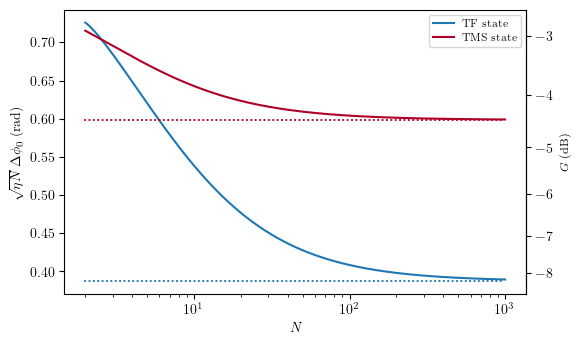

Python code for this plot:
import numpy as np
from qsipy import tfs, tms
from matplotlib import pyplot as plt

from matplotlib import rc

rc("font", **{"family": "serif", "serif": ["ECGaramond"]})
rc("text", usetex=True)

plt.rc("legend", fontsize=7.5)

red = "#B00028"


def cm_to_inch(value):
    return value / 2.54


def linear_to_db(x):
    return 20 * np.log10(x)


def db_to_linear(x):
    return 10 ** (x / 20)


width = cm_to_inch(15)
height = 0.6 * width


N_exp = np.linspace(np.log10(2), np.log10(1000), 200)
N = 10**N_exp
eta = 0.95

res_tf = np.sqrt(eta * N) * tfs.phase_uncertainty_at_optimal_phi_vhd(N, eta)
res_tms = np.sqrt(eta * N) * tms.phase_uncertainty_at_optimal_phi_vhd(N, eta)
res_tf_perfect = np.sqrt(eta * N) * tfs.phase_uncertainty_at_optimal_phi_vhd(N)
res_tms_perfect = np.sqrt(eta * N) * tms.phase_uncertainty_at_optimal_phi_vhd(N)

fig, ax = plt.subplots(figsize=(width, height))

ax.plot(N, res_tf, label="TF state", lw=1.5, color="tab:blue")
ax.plot(N, res_tms, label="TMS state", lw=1.5, color=red)
ax.plot(
    N,
    tfs.asymptotic_ratio_phase_uncertainty_to_SQL_at_optimal_phi_vhd(eta)
    * np.ones_like(N),
    color="tab:blue",
    lw=1.5,
    linestyle=(0, (0.1, 2)),
    dash_capstyle="round",
)
ax.plot(
    N,
    tms.asymptotic_ratio_phase_uncertainty_to_SQL_at_optimal_phi_vhd(eta)
    * np.ones_like(N),
    color=red,
    lw=1.5,
    linestyle=(0, (0.1, 2)),
    dash_capstyle="round",
)

ax.set_xscale("log")

ax.set_xlabel("$N$")
ax.set_ylabel("$\sqrt{\eta N} \, \Delta\phi_0$ (rad)")

secax_y = ax.secondary_yaxis("right", functions=(linear_to_db, db_to_linear))
secax_y.set_ylabel(r"$G$ (dB)", fontsize="small")

ax.legend(loc="upper right")

plt.tight_layout()

fig.savefig(
    "figures/qsipy_asymptotic_behaviour.png",
    bbox_inches="tight",
    pad_inches=0.1,
)
